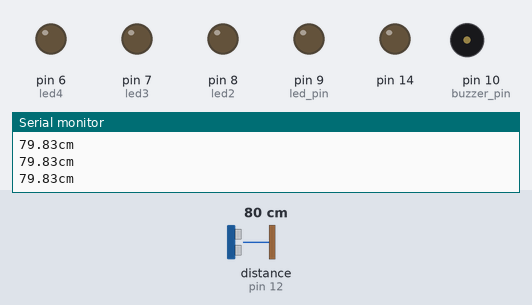
Bench run of a sketch on a simulated Arduino Uno, built with avr-gcc and run on an emulated ATmega328P. Shown: output pins drawn as LEDs (lit = HIGH), buzzer (waves = sounding), the last lines printed to the serial monitor. Wiring (inferred from the names in the program): ultrasonic range finder: trigger pin 11; echo pin 12. The test bench sets the inputs (shaded band); at power-on: distance to the obstacle (sensor on pin 12) 80 cm. The echo pulse lasts 58.3 µs per cm; pins used as bus, display or sensor lines are not drawn.

Above: at 1.2 s.
1.3 s: distance to the obstacle (sensor on pin 12) set to 18 cm
2.9 s: distance to the obstacle (sensor on pin 12) set to 15 cm
At 3.71 s:
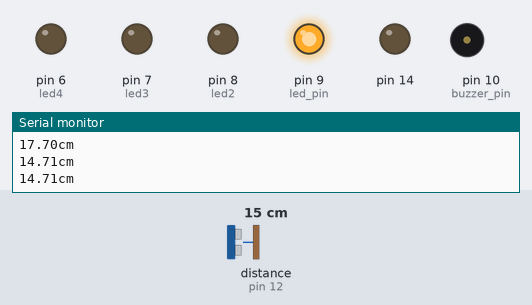
5.9 s: distance to the obstacle (sensor on pin 12) set to 11 cm
At 6.47 s:
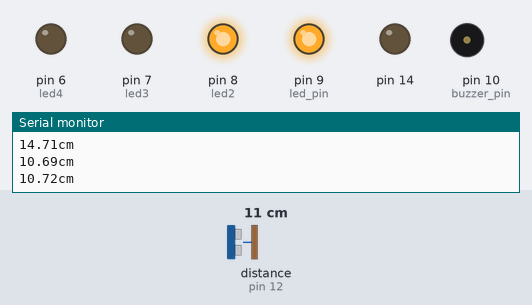
8.9 s: distance to the obstacle (sensor on pin 12) set to 7 cm
At 9.78 s:
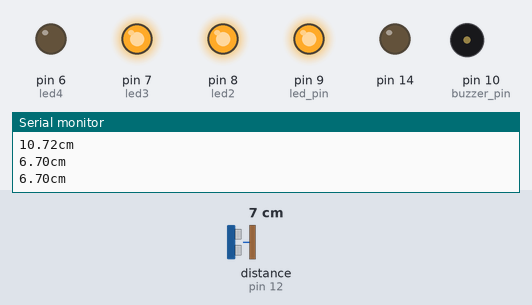
11.9 s: distance to the obstacle (sensor on pin 12) set to 2 cm
At 12.79 s:
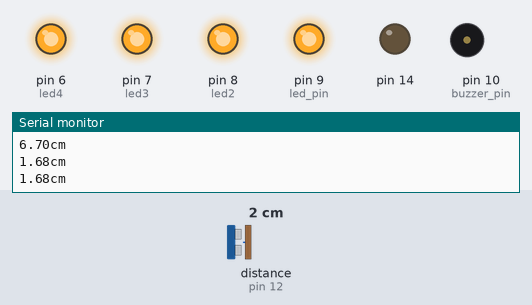
14.9 s: distance to the obstacle (sensor on pin 12) set to 9 cm
At 15.1 s:
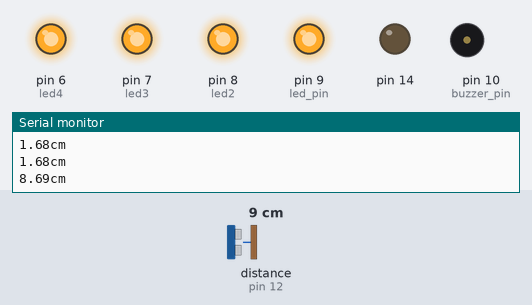
Timing chart, 0 to 18.9 s (numbered marks = the images above; inputs shaded):
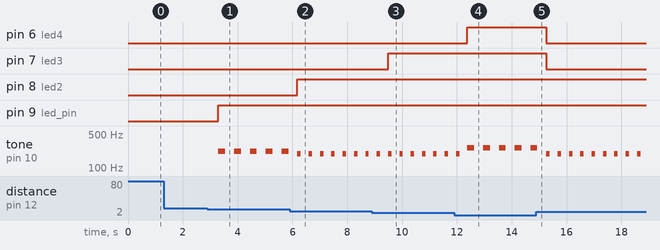

The sketch:

ultrasonic_project.ino
```cpp
#define NOTE_G3  196
#define NOTE_A3  220
#define NOTE_B3  247
#define NOTE_C4  262


const int trig_pin = 11;
const int echo_pin = 12;


const int array[4] = {9,8,7,6};
const int led_pin = 9;
const int led2 = 8;
const int led3 = 7;
const int led4 = 6;
const int buzzer_pin = 10;


long duration;
float cm;

int tune[] = {
  NOTE_C4, NOTE_G3, NOTE_G3, NOTE_A3, NOTE_G3, 0, NOTE_B3, NOTE_C4

};


int time_d [] = {  4, 8, 8, 4, 4, 4, 4, 4};
int duration_note ;
int pause;
void setup(){

    Serial.begin(9600);
    pinMode(trig_pin,OUTPUT);
    pinMode(echo_pin,INPUT);
    for(int i=0;i<=sizeof(array)/sizeof(array[0]);i++){
      pinMode(array[i],OUTPUT);
    }
    pinMode(buzzer_pin,OUTPUT);


}

void loop(){
    measure();
    if (cm <= 4){
      digitalWrite(led_pin,HIGH);
      digitalWrite(led2,HIGH);
      digitalWrite(led3,HIGH);
      digitalWrite(led4,HIGH);
      duration_note = 1000/ time_d[0];
      tone(buzzer_pin,tune[0],duration_note);
      pause = duration_note * 1.30;
      delay(pause);
      noTone(buzzer_pin);


    }
    else if(cm <= 8){
      digitalWrite(led_pin,HIGH);
      digitalWrite(led2,HIGH);
      digitalWrite(led3,HIGH);
      digitalWrite(led4,LOW);
      duration_note = 1000/time_d[1] ;
      tone(buzzer_pin,tune[1],duration_note);
      pause = duration_note * 1.30;
      delay(pause);
      noTone(buzzer_pin);
    }
    else if(cm <= 12) {
      digitalWrite(led_pin,HIGH);
      digitalWrite(led2,HIGH);
      digitalWrite(led3,LOW);
      digitalWrite(led4,LOW);
      duration_note = 1000/time_d[2];
      tone(buzzer_pin,tune[2],duration_note);
      pause = duration_note * 1.30;
      delay(pause);
      noTone(buzzer_pin);
    }
    else if(cm <= 16){
      digitalWrite(led_pin,HIGH);
      digitalWrite(led2,LOW);
      digitalWrite(led3,LOW);
      digitalWrite(led4,LOW);
      duration_note = 1000/time_d[3];
      tone(buzzer_pin,tune[3],duration_note);
      pause = duration_note * 1.30;
      delay(pause);
      noTone(buzzer_pin);
    }
    else{
      digitalWrite(led_pin, LOW);
      digitalWrite(led2,LOW);
      digitalWrite(led3,LOW);
      digitalWrite(led4,LOW);
      noTone(buzzer_pin);

    }
}


void measure(){
    digitalWrite(trig_pin,LOW);
    delayMicroseconds(5);
    digitalWrite(trig_pin,HIGH);
    delayMicroseconds(10);
    digitalWrite(trig_pin,LOW);

    duration = pulseIn(echo_pin,HIGH);
    cm = (duration /2 ) / 29.1;
    Serial.print(cm);
    Serial.println("cm");
    delay(250);
}
```

Measured:
- the behaviour switches between 17 and 16 cm on distance to the obstacle (sensor on pin 12) (found by bisection; images 0 and 1)
- the behaviour switches between 13 and 12 cm on distance to the obstacle (sensor on pin 12) (found by bisection; images 1 and 2)
- the behaviour switches between 9 and 8 cm on distance to the obstacle (sensor on pin 12) (found by bisection; images 2 and 3)
- after the input at 2.9 s, pin 9 (led_pin): LOW → HIGH after 0.40 s; tone on pin 10 (buzzer_pin): alternates 220 Hz for 0.25 s and silent for 0.33 s, starting after 0.40 s
- after the input at 5.9 s, pin 8 (led2): LOW → HIGH after 0.28 s; tone on pin 10 (buzzer_pin): alternates 196 Hz for 0.13 s and silent for 0.29 s, starting after 0.28 s
- after the input at 8.9 s, pin 7 (led3): LOW → HIGH after 0.59 s
- after the input at 11.9 s, pin 6 (led4): LOW → HIGH after 0.49 s
- after the input at 14.9 s, pin 6 (led4), pin 7 (led3): HIGH → LOW after 0.37 s; tone on pin 10 (buzzer_pin): alternates 196 Hz for 0.13 s and silent for 0.29 s, starting after 0.37 s
